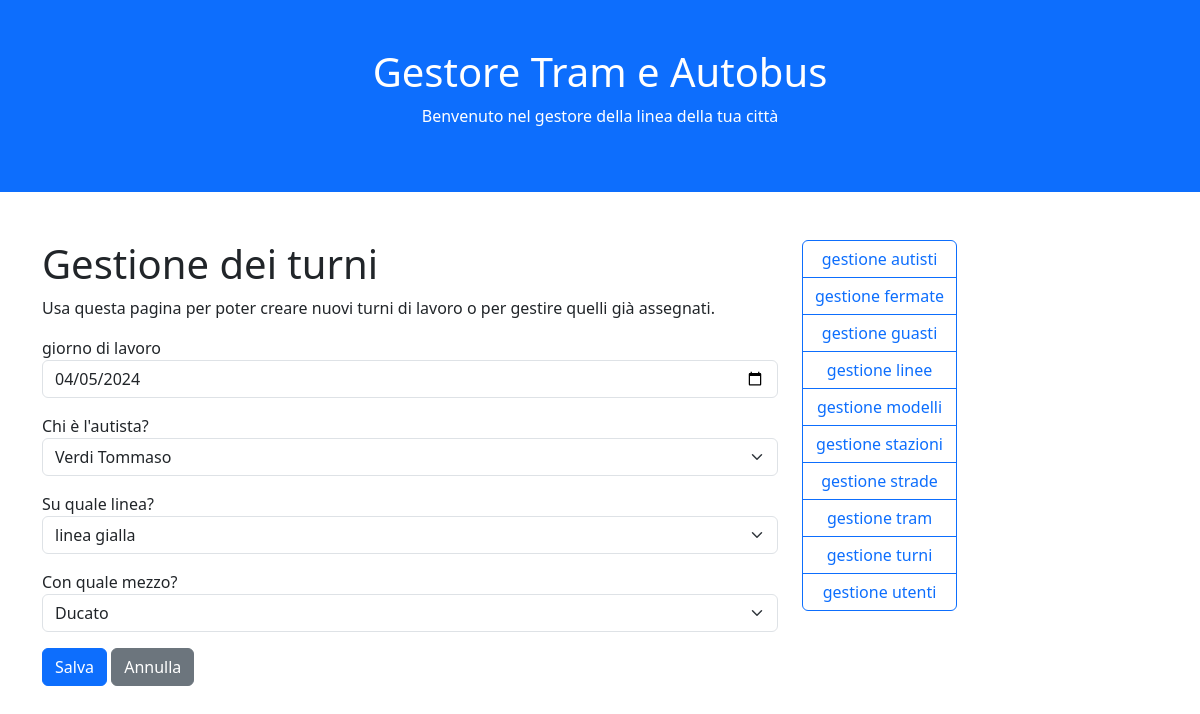
The page /Tram/moduli/turni.php?azione=modifica&id=3 on the database its author committed.
### tables this page shows
CREATE TABLE turni (
    idturno integer primary key autoincrement,
    idautista integer,
    idlinea integer,
    idmezzo integer,
    giorno date
);

CREATE TABLE linee (
    idlinea integer primary key autoincrement,
    linea text
);

CREATE TABLE mezzi (
    idmezzo integer primary key autoincrement,
    mezzo text,
    targa text,
    passeggeri int
, idmodello int);

### Tram/funzioni.php (the view, shortened to what this page needs)
<?php
	function EseguiDB($sql, $salva = false){
		$dbcon = new SQLite3(NOMEDB);
			$dati = $dbcon->query($sql);
		return $dati;
	}
	function ApriForm($azione = null, $metodo = "post"){
		if($azione == null){
			echo "<form method='".$metodo."'>";
		} else {
			echo "<form action='".$azione."' method='".$metodo."'>";
		}
	}
	function ChiudiForm($salva = "Salva", $annulla = "Annulla"){
		echo "
			<button class='btn btn-primary'>".$salva."</button>
			<button type='reset' class='btn btn-secondary'>".$annulla."</button>
			</form>";
	}
	function ScriviCampo($id, $label, $valore = "", $tipo = "text", $classe = "form-control"){
		switch($tipo){
			default:
				echo "<p class='form-group'>
							<label for='".$id."'>".$label."</label>
							<input value='".$valore."' type='".$tipo."' id='".$id."' name='".$id."' class='".$classe."' />
						</p>";
			break;
		}
	}
	function ScriviTendina($id, $label, $chiave, $descrizione, $tabella, $valore = 0){
		$dati = EseguiDB("SELECT ".$chiave.", ".$descrizione."
							FROM ".$tabella."
							ORDER BY ".$descrizione.";");
		$opzioni = [];
		while($riga = $dati->fetchArray()){
			if($riga[$chiave] == $valore){
				$opzioni[] = "<option selected value=".$riga[$chiave].">
								".$riga[$descrizione]."
								</option>";
			} else {
				$opzioni[] = "<option value=".$riga[$chiave].">
								".$riga[$descrizione]."
								</option>";
			}
		}
		$opzioni = implode("", $opzioni);
		echo "<p class='form-group'>
					<label for='".$id."'>".$label."</label>
					<select class='form-select' id='".$id."' name='".$id."'>
						".$opzioni."
					</select>
				</p>";
	}

### rows shown on the page
turni: giorno "04/05/2024"
linee: idlinea "linea gialla"
mezzi: idmezzo "Ducato"

### other values the page prints
$label "giorno di lavoro"
$label "Chi è l'autista? Su quale linea? Con quale mezzo?"
$salva "Salva"
$annulla "Annulla"
$pezzi[0] "autisti"
$pezzi[0] "fermate"
$pezzi[0] "guasti"
$pezzi[0] "linee"
$pezzi[0] "modelli"
$pezzi[0] "stazioni"
$pezzi[0] "strade"
$pezzi[0] "tram"
$pezzi[0] "turni"
$pezzi[0] "utenti"
form field idautista "Verdi Tommaso"
